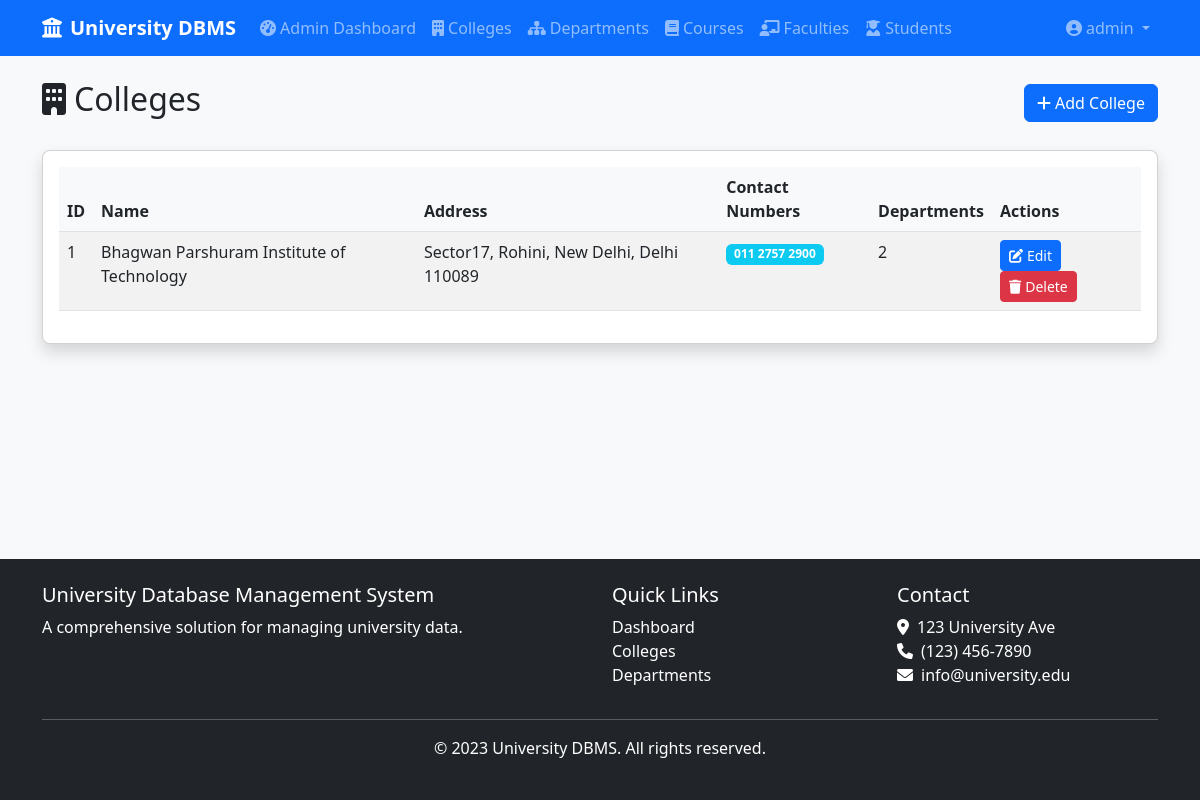
Page /admin/colleges (signed in) on the earlier database version.
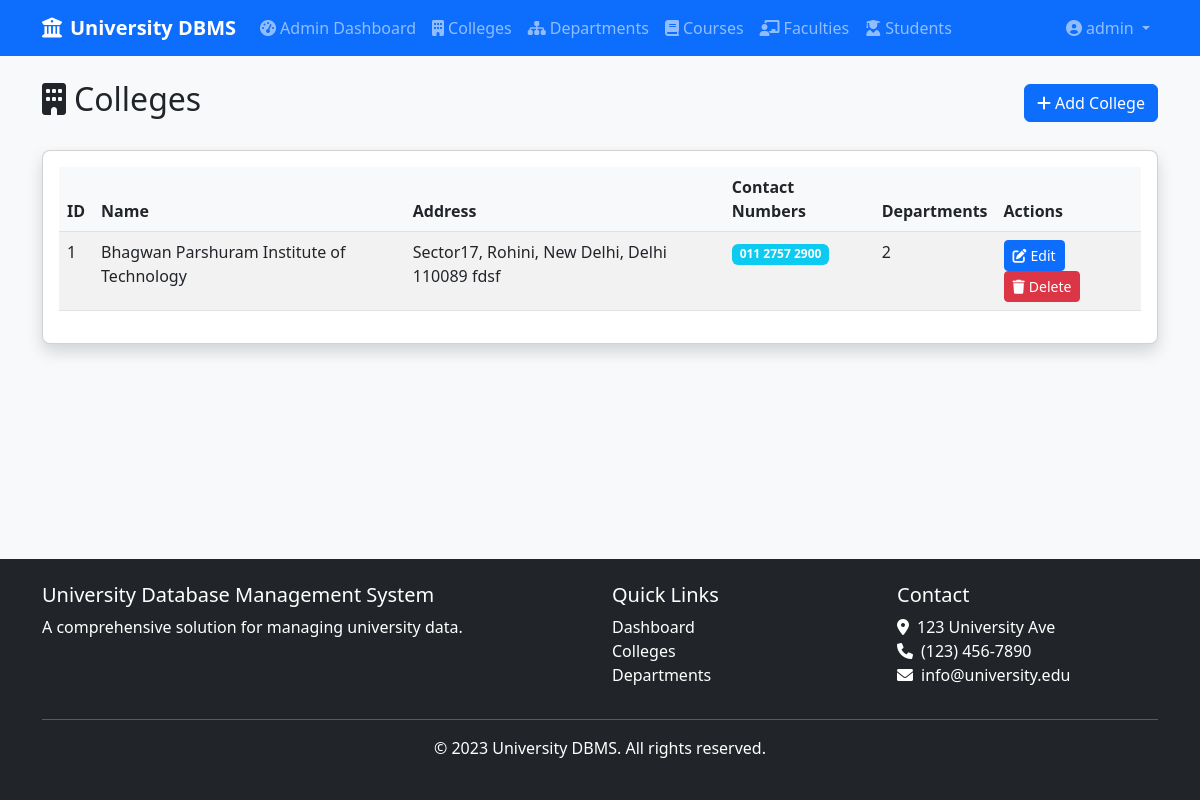
Same page on the later database version.
### app/models/college.py (models this page shows, shortened)
class College(db.Model):
    __tablename__ = 'colleges'
    id = db.Column(db.Integer, primary_key=True)
    name = db.Column(db.String(100), nullable=False)
    address = db.Column(db.String(200), nullable=False)
    departments = db.relationship('Department', backref='college', lazy=True)
    contacts = db.relationship('CollegeContact', backref='college', lazy=True, cascade='all, delete-orphan')

class CollegeContact(db.Model):
    __tablename__ = 'college_contacts'
    id = db.Column(db.Integer, primary_key=True)
    college_id = db.Column(db.Integer, db.ForeignKey('colleges.id'), nullable=False)
    contact_number = db.Column(db.String(20), nullable=False)

### app/routes/admin.py (the view)
@admin.route('/colleges')
@admin_required
def colleges():
    colleges = College.query.all()
    return render_template('admin/colleges/index.html', colleges=colleges)

### app/models/user.py (called while the page is built)
@login_manager.user_loader
def load_user(user_id):
    return User.query.get(int(user_id))

    def is_admin(self):
        return self.role == 'admin'

### app/routes/admin.py (called while the page is built)
def admin_required(f):
    @wraps(f)
    @login_required
    def decorated_function(*args, **kwargs):
        if not current_user.role == 'admin':
            flash('You do not have permission to access this page.', 'danger')
            return redirect(url_for('main.index'))
        return f(*args, **kwargs)
    return decorated_function

### app/templates/admin/colleges/index.html (shortened to what this page needs)
{% extends "base.html" %}
{% block content %}
<div class="d-flex justify-content-between align-items-center mb-4">
    <h2><i class="fas fa-building me-2"></i>Colleges</h2>
    <a href="{{ url_for('admin.create_college') }}" class="btn btn-primary">
        <i class="fas fa-plus me-1"></i>Add College
    </a>
</div>
<div class="card shadow">
    <div class="card-body">
        <div class="table-responsive">
            <table class="table table-striped table-hover">
                <thead>
                    <tr>
                        <th>ID</th>
                        <th>Name</th>
                        <th>Address</th>
                        <th>Contact Numbers</th>
                        <th>Departments</th>
                        <th>Actions</th>
                    </tr>
                </thead>
                <tbody>
                    {% for college in colleges %}
                    <tr>
                        <td>{{ college.id }}</td>
                        <td>{{ college.name }}</td>
                        <td>{{ college.address }}</td>
                        <td>
                            {% for contact in college.contacts %}
                                <span class="badge bg-info">{{ contact.contact_number }}</span>
                            {% endfor %}
                        </td>
                        <td>{{ college.departments|length }}</td>
                        <td>
                            <a href="{{ url_for('admin.edit_college', id=college.id) }}" class="btn btn-sm btn-primary">
                                <i class="fas fa-edit me-1"></i>Edit
                            </a>
                            <form action="{{ url_for('admin.delete_college', id=college.id) }}" method="POST" class="d-inline">
                                <button type="submit" class="btn btn-sm btn-danger" onclick="return confirm('Are you sure you want to delete this college?');">
                                    <i class="fas fa-trash me-1"></i>Delete
                                </button>
                            </form>
                        </td>
                    </tr>
                    {% endfor %}
                </tbody>
            </table>
        </div>
    </div>
</div>
{% endblock %}

Differences in the rows shown:
changed College "Bhagwan Parshuram Institute of Technology": address "Sector17, Rohini, New Delhi, Delhi 110089" → "Sector17, Rohini, New Delhi, Delhi 110089 fdsf"
